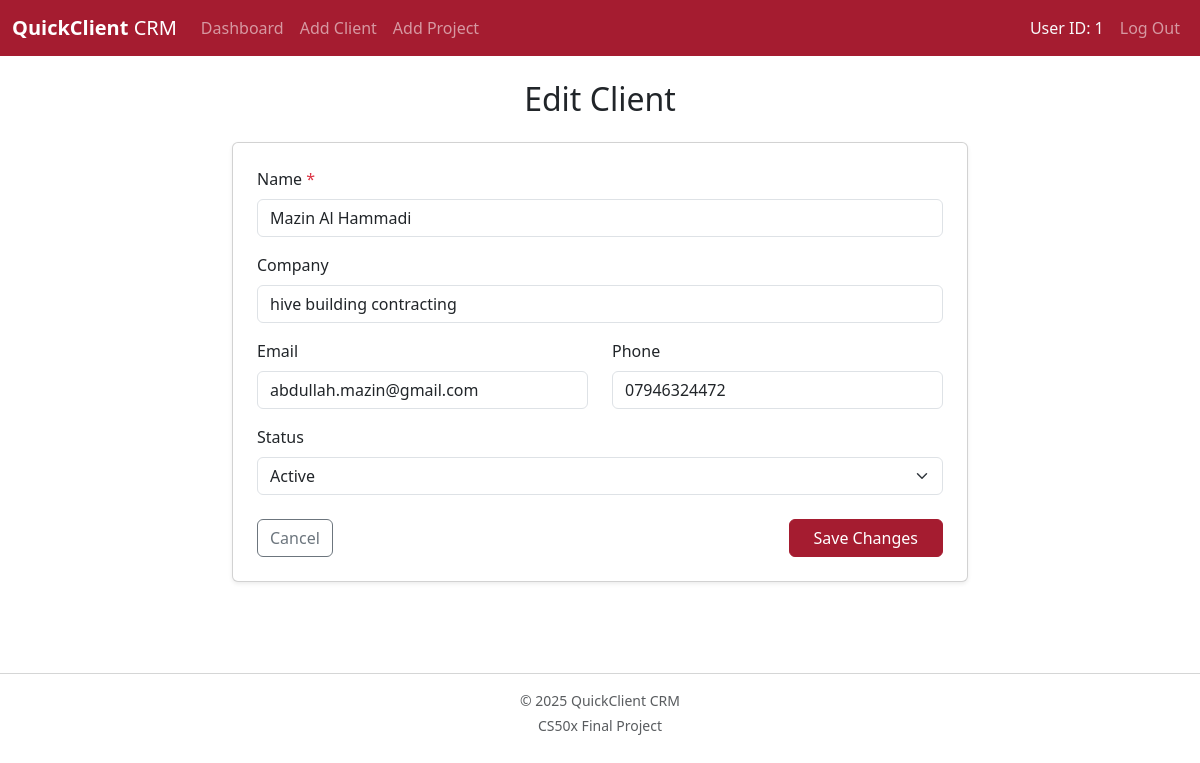
/edit_client/3 (signed in), run on the app's committed database.
### tables this page shows
CREATE TABLE clients (    id INTEGER PRIMARY KEY AUTOINCREMENT NOT NULL,    user_id INTEGER NOT NULL,    name TEXT NOT NULL,    company TEXT,    email TEXT,    phone TEXT,    status TEXT,    FOREIGN KEY (user_id) REFERENCES users(id) ON DELETE CASCADE);

### app.py (the view, shortened to what this page needs)
@app.route("/edit_client/<int:client_id>", methods=["GET", "POST"])
@login_required
def edit_client(client_id):
    client = db.execute("SELECT * FROM clients WHERE id = ? AND user_id = ?",
                        client_id, session["user_id"])
    if not client:
        flash("Client not found", "danger")
        return redirect("/")
    client = client[0]
    return render_template("edit_client.html", client=client)

### app.py (called while the page is built)
@app.after_request
def after_request(response):
    response.headers["Cache-Control"] = "no-cache, no-store, must-revalidate"
    response.headers["Expires"] = 0
    response.headers["Pragma"] = "no-cache"
    return response

### helpers.py (called while the page is built)
def login_required(f):
    @wraps(f)
    def decorated_function(*args, **kwargs):
        if session.get("user_id") is None:
            return redirect("/login")
        return f(*args, **kwargs)
    return decorated_function

### templates/edit_client.html (shortened to what this page needs)
{% extends "layout.html" %}
{% block main %}
<div class="row justify-content-center">
    <div class="col-md-8">
        <h2 class="mb-4">Edit Client</h2>
        <div class="card shadow-sm p-4 text-start">
            <form action="/edit_client/{{ client.id }}" method="post">
                <div class="mb-3">
                    <label class="form-label">Name <span class="text-danger">*</span></label>
                    <input type="text" class="form-control" name="name" value="{{ client.name }}" required>
                </div>
                <div class="mb-3">
                    <label class="form-label">Company</label>
                    <input type="text" class="form-control" name="company" value="{{ client.company if client.company }}">
                </div>
                <div class="row">
                    <div class="col-md-6 mb-3">
                        <label class="form-label">Email</label>
                        <input type="email" class="form-control" name="email" value="{{ client.email if client.email }}">
                    </div>
                    <div class="col-md-6 mb-3">
                        <label class="form-label">Phone</label>
                        <input type="text" class="form-control" name="phone" value="{{ client.phone if client.phone }}">
                    </div>
                </div>
                <div class="mb-3">
                    <label class="form-label">Status</label>
                    <select class="form-select" name="status">
                        <option value="Active" {% if client.status == 'Active' %}selected{% endif %}>Active</option>
                    </select>
                </div>
                <div class="d-flex justify-content-between mt-4">
                    <a href="/client/{{ client.id }}" class="btn btn-outline-secondary">Cancel</a>
                    <button type="submit" class="btn btn-primary px-4">Save Changes</button>
                </div>
            </form>
        </div>
    </div>
</div>
{% endblock %}

### static/styles.css (style rules this page uses)
:root { --bs-primary: #A51C30 !important; --bs-primary-rgb: 165, 28, 48 !important; }
.btn-primary { background-color: #A51C30 !important; border-color: #A51C30 !important; }

### data on the page
clients: name "Mazin Al Hammadi", company "hive building contracting", email "abdullah.mazin@gmail.com", phone "07946324472", status "Active"

### other printed values
{{ session["user_id"] }} "1"
